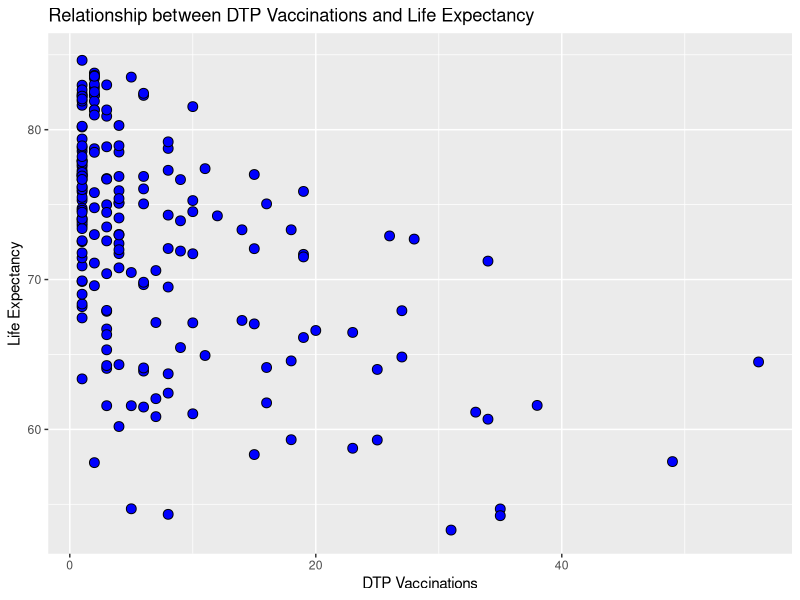
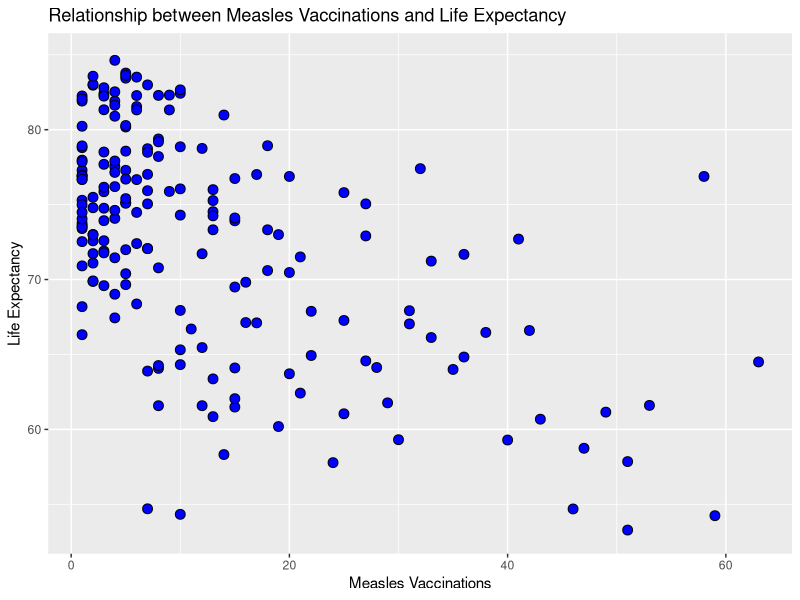
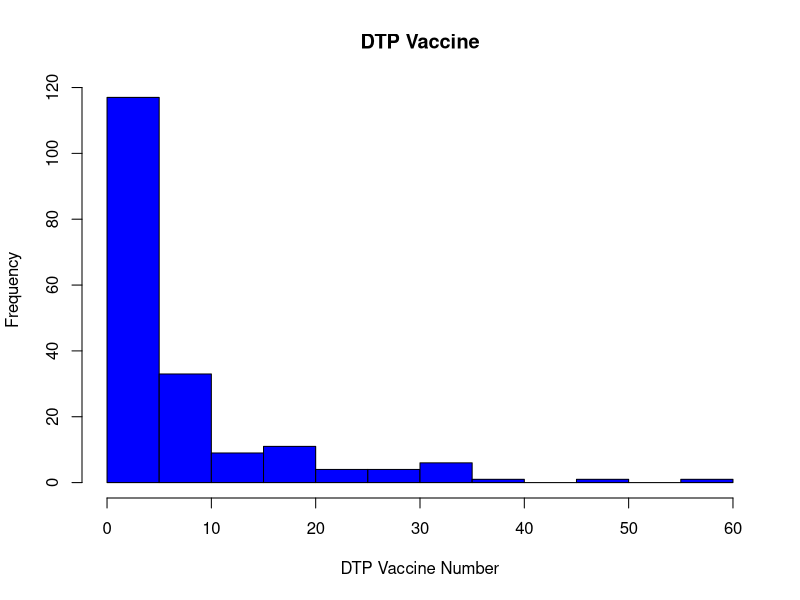
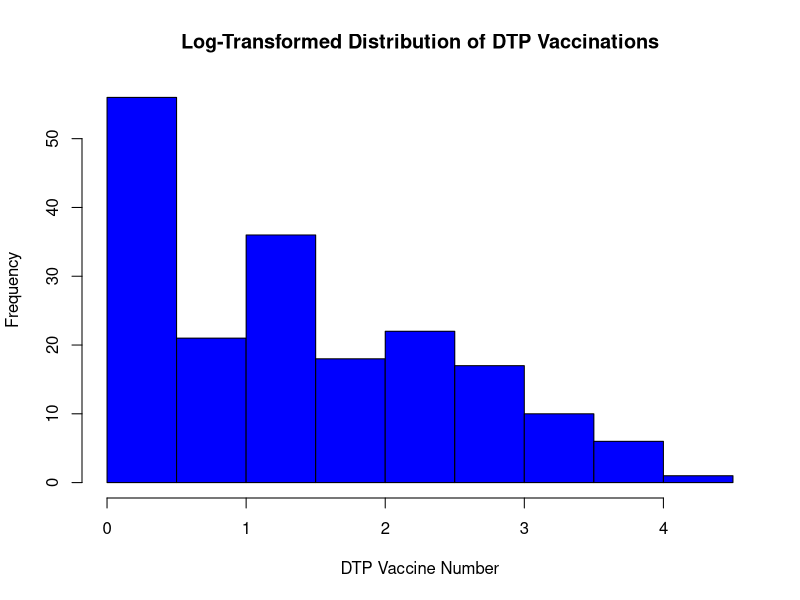
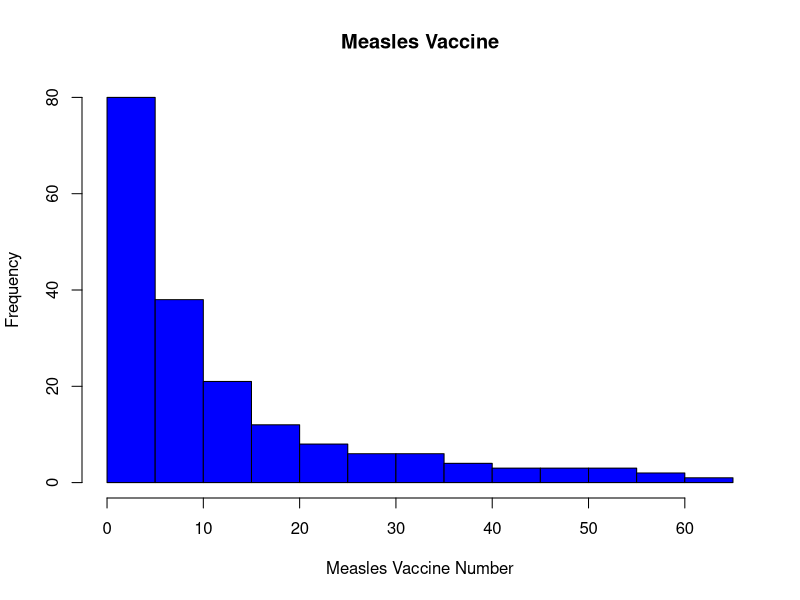
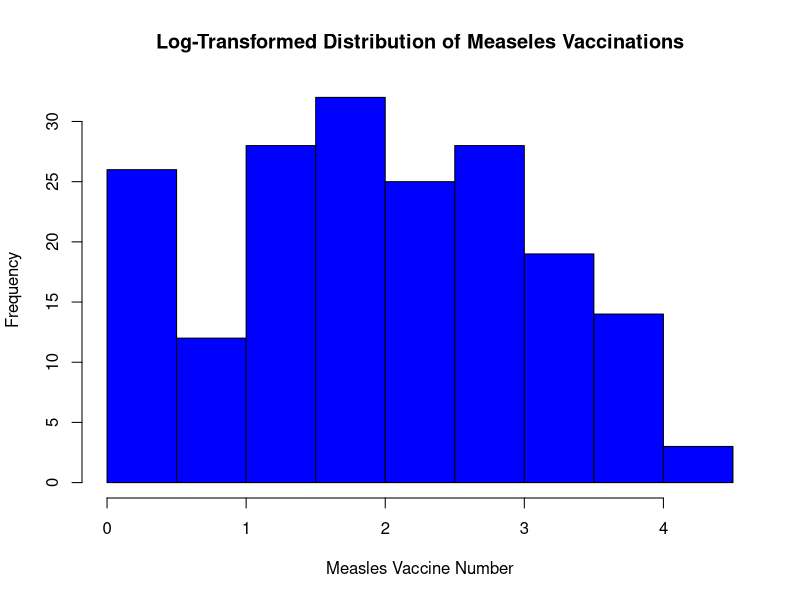
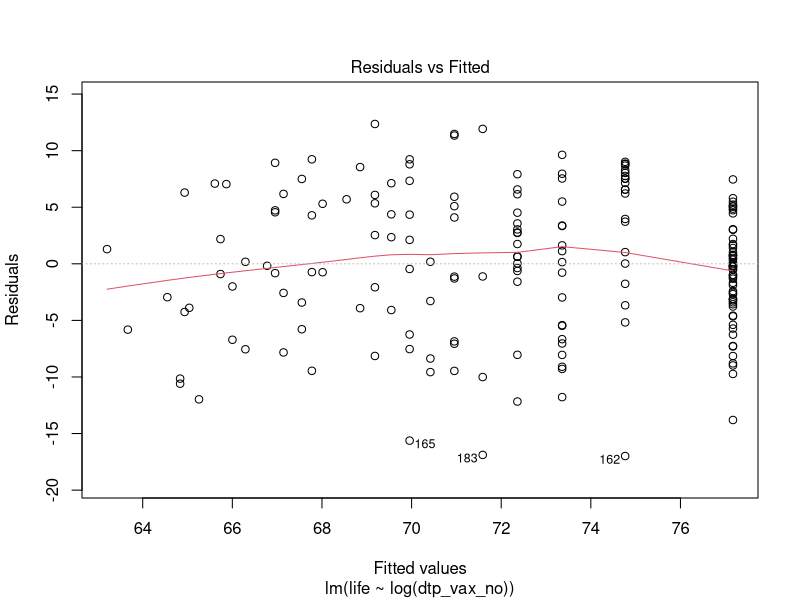
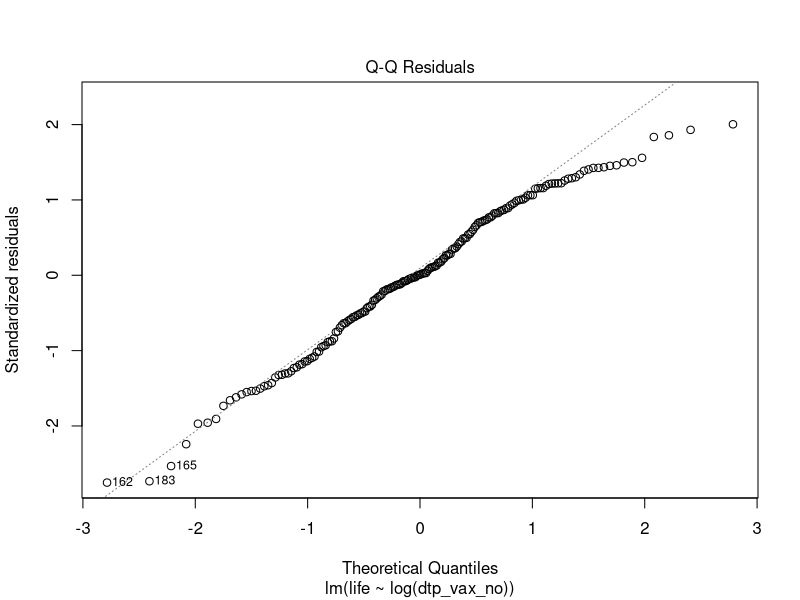

The R script that drew these images, in order:
## ---- chunk 1
library(readr)
library(dplyr)
library(stringr)
library(ggplot2)
## ---- chunk 2
life_data <- read.csv("dataset/UNHDD 2020.csv", skip = 1)
head(life_data)
## ---- chunk 3
# Replace ".." with NA
life_data[life_data == ".."] <- NA
life_data <- life_data %>% mutate_if(is.character, as.numeric)

# View the first few rows to verify
head(life_data)

# Write file 
write_csv(life_data, "dataset/life_data.csv")
## ---- chunk 4
selected_data <- life_data %>%
  select(country, life, dtp_vax_no, measles_vax_no)

head(selected_data)
## ---- chunk 5
# Scatter plot for DTP vaccinations vs life expectancy
scatter_plot <- ggplot(life_data, aes(x = dtp_vax_no, y = life)) +
  geom_point(color = "black", fill = "blue", shape = 21, size = 3) +
  labs(
    x = "DTP Vaccinations",
    y = "Life Expectancy"
  ) +
  ggtitle("Relationship between DTP Vaccinations and Life Expectancy")

print(scatter_plot)

# Scatter plot for Measles vaccinations vs life expectancy
scatter_plot2 <- ggplot(life_data, aes(x = measles_vax_no, y = life)) +
  geom_point(color = "black", fill = "blue", shape = 21, size = 3) +
  labs(
    x = "Measles Vaccinations",
    y = "Life Expectancy"
  ) +
  ggtitle("Relationship between Measles Vaccinations and Life Expectancy")

print(scatter_plot2)
## ---- chunk 6
# Histogram for the DTP Vaccine 
## Convert vaccination numbers to numeric to generate histograms
life_data$dtp_vax_no <- as.numeric(life_data$dtp_vax_no)

## Check for any conversion warnings or issues
summary(life_data$dtp_vax_no)

## Now we create the histogram for DTP Vaccinations
h1 <- hist(life_data$dtp_vax_no,
          main = "DTP Vaccine",
          xlab = "DTP Vaccine Number",
          col = "blue",
          border = "black")

h1_log <- hist(log(life_data$dtp_vax_no),
          main = "Log-Transformed Distribution of DTP Vaccinations",
          xlab = "DTP Vaccine Number",
          col = "blue",
          border = "black")
## ---- chunk 7
## Print the histogram object to see details
print(h1)
## ---- chunk 8
# Histogram for the Measles Vaccine 
## Convert vaccination numbers to numeric to generate histograms
life_data$measles_vax_no <- as.numeric(life_data$measles_vax_no)

## Check for any conversion warnings or issues
summary(life_data$measles_vax_no)

## Now we create the histogram for measles vaccines
h2 <- hist(life_data$measles_vax_no,
          main = "Measles Vaccine",
          xlab = "Measles Vaccine Number",
          col = "blue",
          border = "black")

h2_log <- hist(log(life_data$measles_vax_no),
          main = "Log-Transformed Distribution of Measeles Vaccinations",
          xlab = "Measles Vaccine Number",
          col = "blue",
          border = "black")
## ---- chunk 9
##Print the histogram object to see details
print(h2)
## ---- chunk 10
model_dtp <- lm(life ~ log(dtp_vax_no), data = life_data)

# Summary of the regression results
summary(model_dtp)

# Confidence intervals
confint(model_dtp)
## ---- chunk 11
plot(model_dtp)
## ---- chunk 12
model_measles <- lm(life ~ log(measles_vax_no), data = life_data)

# Summary of the regression results
summary(model_measles)

# Confidence intervals
confint(model_measles)
## ---- chunk 13
plot(model_measles)
## ---- chunk 14
# Linear regression model for DTP and Measles vaccinations
model_vaccines <- lm(life ~ log(dtp_vax_no) + log(measles_vax_no), data = life_data)

# Summary of regression results
summary(model_vaccines)

# Confidence intervals
confint(model_vaccines)

## ---- chunk 15
plot(model_vaccines)
## ---- chunk 16
##install.packages("corrplot")
library(corrplot)

## preprocessing
country_data <- read.csv("dataset/UNHDD 2020.csv", skip = 1)

country_data[country_data[, 1:70] == '..'] <- NA

NA_counts <- data.frame(sapply(country_data, function(x) sum(is.na(x))))
## ---- chunk 17
## parsing dataset for only relevant variables
country_data_regression <- country_data %>% 
            select('pop', 'fertility', 'mort_infant', 'urban', 'tb', 'age_median', 'educ_mean', 'food_deficit', 'gdp_total', 'prison', 'migration', 'life') %>%
mutate_if(is.character, as.numeric)

## corrplot analysis

corrplot(cor(country_data_regression, use="pairwise.complete.obs"), method = 'number',
         tl.cex = 1,          # Increase text label size
         tl.srt = 45,         # Rotate text labels by 45 degrees for better readability
         number.cex = 0.7     # number size in the table 
         )
## ---- chunk 18
## remove highly correlated variables (> 0.8)
country_data_regression <- country_data %>% 
            select('urban', 'tb', 'fertility', 'educ_mean', 'food_deficit', 'gdp_total', 'prison', 'migration', 'life') %>%
mutate_if(is.character, as.numeric)

##corrplot analysis
corrplot(cor(country_data_regression, use="pairwise.complete.obs"), method = 'number',
         tl.cex = 1,          # Increase text label size
         tl.srt = 45,         # Rotate text labels by 45 degrees for better readability
         number.cex = 0.7     # number size in the table 
         )
## ---- chunk 19
## fit regression model
regression_model <- lm(life ~
                       + urban + fertility + tb + prison + migration +
                       + educ_mean + food_deficit + gdp_total, country_data_regression)
## ---- chunk 20
## plot residuals via scatter plot
plot(regression_model, 1)
## ---- chunk 21
## qqline plot to assess normality
qqnorm(resid(regression_model))
qqline(resid(regression_model))
## ---- chunk 22
## Return regression results
summary(regression_model)
